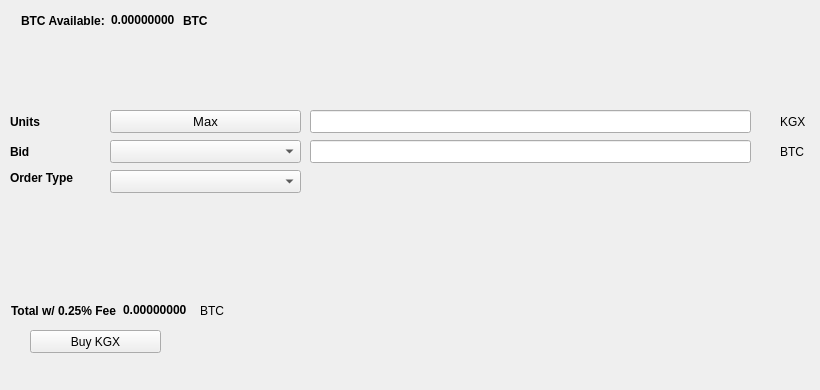
   <widget class="QWidget" name="BuyTab">
    <attribute name="title">
     <string>Buy</string>
    </attribute>
    <widget class="QPushButton" name="BuyKGX">
     <property name="geometry">
      <rect>
       <x>30</x>
       <y>330</y>
       <width>131</width>
       <height>23</height>
      </rect>
     </property>
     <property name="text">
      <string>Buy KGX</string>
     </property>
     <property name="icon">
      <iconset resource="../kingston.qrc">
       <normaloff>:/icons/bitcoin</normaloff>:/icons/bitcoin</iconset>
     </property>
    </widget>
    <widget class="QLabel" name="label_3">
     <property name="geometry">
      <rect>
       <x>10</x>
       <y>110</y>
       <width>46</width>
       <height>23</height>
      </rect>
     </property>
     <property name="font">
      <font>
       <weight>75</weight>
       <bold>true</bold>
      </font>
     </property>
     <property name="text">
      <string>Units</string>
     </property>
    </widget>
    <widget class="QLineEdit" name="UnitsInput">
     <property name="geometry">
      <rect>
       <x>310</x>
       <y>110</y>
       <width>441</width>
       <height>23</height>
      </rect>
     </property>
     <property name="font">
      <font>
       <pointsize>9</pointsize>
       <weight>75</weight>
       <bold>true</bold>
      </font>
     </property>
    </widget>
    <widget class="QLineEdit" name="BuyBidPriceEdit">
     <property name="geometry">
      <rect>
       <x>310</x>
       <y>140</y>
       <width>441</width>
       <height>23</height>
      </rect>
     </property>
     <property name="font">
      <font>
       <pointsize>9</pointsize>
       <weight>75</weight>
       <bold>true</bold>
      </font>
     </property>
    </widget>
    <widget class="QLabel" name="label_4">
     <property name="geometry">
      <rect>
       <x>780</x>
       <y>110</y>
       <width>31</width>
       <height>23</height>
      </rect>
     </property>
     <property name="text">
      <string>KGX</string>
     </property>
    </widget>
    <widget class="QLabel" name="label_5">
     <property name="geometry">
      <rect>
       <x>780</x>
       <y>140</y>
       <width>31</width>
       <height>23</height>
      </rect>
     </property>
     <property name="text">
      <string>BTC</string>
     </property>
    </widget>
    <widget class="QLabel" name="label_6">
     <property name="geometry">
      <rect>
       <x>10</x>
       <y>140</y>
       <width>46</width>
       <height>23</height>
      </rect>
     </property>
     <property name="font">
      <font>
       <weight>75</weight>
       <bold>true</bold>
      </font>
     </property>
     <property name="text">
      <string>Bid</string>
     </property>
    </widget>
    <widget class="QLabel" name="label_7">
     <property name="geometry">
      <rect>
       <x>10</x>
       <y>170</y>
       <width>91</width>
       <height>16</height>
      </rect>
     </property>
     <property name="font">
      <font>
       <weight>75</weight>
       <bold>true</bold>
      </font>
     </property>
     <property name="text">
      <string>Order Type</string>
     </property>
    </widget>
    <widget class="QPushButton" name="Buy_Max_Amount">
     <property name="geometry">
      <rect>
       <x>110</x>
       <y>110</y>
       <width>191</width>
       <height>23</height>
      </rect>
     </property>
     <property name="font">
      <font>
       <pointsize>10</pointsize>
      </font>
     </property>
     <property name="text">
      <string>Max</string>
     </property>
    </widget>
    <widget class="QComboBox" name="BuyBidcomboBox">
     <property name="geometry">
      <rect>
       <x>110</x>
       <y>140</y>
       <width>191</width>
       <height>23</height>
      </rect>
     </property>
     <property name="font">
      <font>
       <pointsize>10</pointsize>
      </font>
     </property>
    </widget>
    <widget class="QComboBox" name="buyOrdertypeCombo">
     <property name="geometry">
      <rect>
       <x>110</x>
       <y>170</y>
       <width>191</width>
       <height>23</height>
      </rect>
     </property>
     <property name="font">
      <font>
       <pointsize>10</pointsize>
      </font>
     </property>
    </widget>
    <widget class="QWidget" name="layoutWidget1">
     <property name="geometry">
      <rect>
       <x>21</x>
       <y>11</y>
       <width>227</width>
       <height>19</height>
      </rect>
     </property>
     <layout class="QHBoxLayout" name="horizontalLayout_3">
      <item>
       <widget class="QLabel" name="label232">
        <property name="font">
         <font>
          <weight>75</weight>
          <bold>true</bold>
         </font>
        </property>
        <property name="text">
         <string>BTC Available:</string>
        </property>
       </widget>
      </item>
      <item>
       <widget class="QLabel" name="BtcAvailableLbl">
        <property name="palette">
         <palette>
          <active>
           <colorrole role="WindowText">
            <brush brushstyle="SolidPattern">
             <color alpha="255">
              <red>0</red>
              <green>0</green>
              <blue>0</blue>
             </color>
            </brush>
           </colorrole>
           <colorrole role="Button">
            <brush brushstyle="SolidPattern">
             <color alpha="255">
              <red>0</red>
              <green>170</green>
              <blue>0</blue>
             </color>
            </brush>
           </colorrole>
           <colorrole role="Light">
            <brush brushstyle="SolidPattern">
             <color alpha="255">
              <red>0</red>
              <green>255</green>
              <blue>0</blue>
             </color>
            </brush>
           </colorrole>
           <colorrole role="Midlight">
            <brush brushstyle="SolidPattern">
             <color alpha="255">
              <red>0</red>
              <green>212</green>
              <blue>0</blue>
             </color>
            </brush>
           </colorrole>
           <colorrole role="Dark">
            <brush brushstyle="SolidPattern">
             <color alpha="255">
              <red>0</red>
              <green>85</green>
              <blue>0</blue>
             </color>
            </brush>
           </colorrole>
           <colorrole role="Mid">
            <brush brushstyle="SolidPattern">
             <color alpha="255">
              <red>0</red>
              <green>113</green>
              <blue>0</blue>
             </color>
            </brush>
           </colorrole>
           <colorrole role="Text">
            <brush brushstyle="SolidPattern">
             <color alpha="255">
              <red>0</red>
              <green>170</green>
              <blue>0</blue>
             </color>
            </brush>
           </colorrole>
           <colorrole role="BrightText">
            <brush brushstyle="SolidPattern">
             <color alpha="255">
              <red>255</red>
              <green>255</green>
              <blue>255</blue>
             </color>
            </brush>
           </colorrole>
           <colorrole role="ButtonText">
            <brush brushstyle="SolidPattern">
             <color alpha="255">
              <red>0</red>
              <green>0</green>
              <blue>0</blue>
             </color>
            </brush>
           </colorrole>
           <colorrole role="Base">
            <brush brushstyle="SolidPattern">
             <color alpha="255">
              <red>255</red>
              <green>255</green>
              <blue>255</blue>
             </color>
            </brush>
           </colorrole>
           <colorrole role="Window">
            <brush brushstyle="SolidPattern">
             <color alpha="255">
              <red>0</red>
              <green>170</green>
              <blue>0</blue>
             </color>
            </brush>
           </colorrole>
           <colorrole role="Shadow">
            <brush brushstyle="SolidPattern">
             <color alpha="255">
              <red>0</red>
              <green>0</green>
              <blue>0</blue>
             </color>
            </brush>
           </colorrole>
           <colorrole role="AlternateBase">
            <brush brushstyle="SolidPattern">
             <color alpha="255">
              <red>127</red>
              <green>212</green>
              <blue>127</blue>
             </color>
            </brush>
           </colorrole>
           <colorrole role="ToolTipBase">
            <brush brushstyle="SolidPattern">
             <color alpha="255">
              <red>255</red>
              <green>255</green>
              <blue>220</blue>
             </color>
            </brush>
           </colorrole>
           <colorrole role="ToolTipText">
            <brush brushstyle="SolidPattern">
             <color alpha="255">
              <red>0</red>
              <green>0</green>
              <blue>0</blue>
             </color>
            </brush>
           </colorrole>
          </active>
          <inactive>
           <colorrole role="WindowText">
            <brush brushstyle="SolidPattern">
             <color alpha="255">
              <red>0</red>
              <green>0</green>
              <blue>0</blue>
             </color>
            </brush>
           </colorrole>
           <colorrole role="Button">
            <brush brushstyle="SolidPattern">
             <color alpha="255">
              <red>0</red>
              <green>170</green>
              <blue>0</blue>
             </color>
            </brush>
           </colorrole>
           <colorrole role="Light">
            <brush brushstyle="SolidPattern">
             <color alpha="255">
              <red>0</red>
              <green>255</green>
              <blue>0</blue>
             </color>
            </brush>
           </colorrole>
           <colorrole role="Midlight">
            <brush brushstyle="SolidPattern">
             <color alpha="255">
              <red>0</red>
              <green>212</green>
              <blue>0</blue>
             </color>
            </brush>
           </colorrole>
           <colorrole role="Dark">
            <brush brushstyle="SolidPattern">
             <color alpha="255">
              <red>0</red>
              <green>85</green>
              <blue>0</blue>
             </color>
            </brush>
           </colorrole>
           <colorrole role="Mid">
            <brush brushstyle="SolidPattern">
             <color alpha="255">
              <red>0</red>
              <green>113</green>
              <blue>0</blue>
             </color>
            </brush>
           </colorrole>
           <colorrole role="Text">
            <brush brushstyle="SolidPattern">
             <color alpha="255">
              <red>0</red>
              <green>170</green>
              <blue>0</blue>
             </color>
            </brush>
           </colorrole>
           <colorrole role="BrightText">
            <brush brushstyle="SolidPattern">
             <color alpha="255">
              <red>255</red>
              <green>255</green>
              <blue>255</blue>
             </color>
            </brush>
           </colorrole>
           <colorrole role="ButtonText">
            <brush brushstyle="SolidPattern">
             <color alpha="255">
              <red>0</red>
              <green>0</green>
              <blue>0</blue>
             </color>
            </brush>
           </colorrole>
           <colorrole role="Base">
            <brush brushstyle="SolidPattern">
             <color alpha="255">
              <red>255</red>
              <green>255</green>
              <blue>255</blue>
             </color>
            </brush>
           </colorrole>
           <colorrole role="Window">
            <brush brushstyle="SolidPattern">
             <color alpha="255">
              <red>0</red>
              <green>170</green>
              <blue>0</blue>
             </color>
            </brush>
           </colorrole>
           <colorrole role="Shadow">
            <brush brushstyle="SolidPattern">
             <color alpha="255">
              <red>0</red>
              <green>0</green>
              <blue>0</blue>
             </color>
            </brush>
           </colorrole>
           <colorrole role="AlternateBase">
            <brush brushstyle="SolidPattern">
             <color alpha="255">
              <red>127</red>
              <green>212</green>
              <blue>127</blue>
             </color>
            </brush>
           </colorrole>
           <colorrole role="ToolTipBase">
            <brush brushstyle="SolidPattern">
             <color alpha="255">
              <red>255</red>
              <green>255</green>
              <blue>220</blue>
             </color>
            </brush>
           </colorrole>
           <colorrole role="ToolTipText">
            <brush brushstyle="SolidPattern">
             <color alpha="255">
              <red>0</red>
              <green>0</green>
              <blue>0</blue>
             </color>
            </brush>
           </colorrole>
          </inactive>
          <disabled>
           <colorrole role="WindowText">
            <brush brushstyle="SolidPattern">
             <color alpha="255">
              <red>0</red>
              <green>85</green>
              <blue>0</blue>
             </color>
            </brush>
           </colorrole>
           <colorrole role="Button">
            <brush brushstyle="SolidPattern">
             <color alpha="255">
              <red>0</red>
              <green>170</green>
              <blue>0</blue>
             </color>
            </brush>
           </colorrole>
           <colorrole role="Light">
            <brush brushstyle="SolidPattern">
             <color alpha="255">
              <red>0</red>
              <green>255</green>
              <blue>0</blue>
             </color>
            </brush>
           </colorrole>
           <colorrole role="Midlight">
            <brush brushstyle="SolidPattern">
             <color alpha="255">
              <red>0</red>
              <green>212</green>
              <blue>0</blue>
             </color>
            </brush>
           </colorrole>
           <colorrole role="Dark">
            <brush brushstyle="SolidPattern">
             <color alpha="255">
              <red>0</red>
              <green>85</green>
              <blue>0</blue>
             </color>
            </brush>
           </colorrole>
           <colorrole role="Mid">
            <brush brushstyle="SolidPattern">
             <color alpha="255">
              <red>0</red>
              <green>113</green>
              <blue>0</blue>
             </color>
            </brush>
           </colorrole>
           <colorrole role="Text">
            <brush brushstyle="SolidPattern">
             <color alpha="255">
              <red>0</red>
              <green>85</green>
              <blue>0</blue>
             </color>
            </brush>
           </colorrole>
           <colorrole role="BrightText">
            <brush brushstyle="SolidPattern">
             <color alpha="255">
              <red>255</red>
              <green>255</green>
              <blue>255</blue>
             </color>
            </brush>
           </colorrole>
           <colorrole role="ButtonText">
            <brush brushstyle="SolidPattern">
             <color alpha="255">
              <red>0</red>
              <green>85</green>
              <blue>0</blue>
             </color>
            </brush>
           </colorrole>
           <colorrole role="Base">
            <brush brushstyle="SolidPattern">
             <color alpha="255">
              <red>0</red>
              <green>170</green>
              <blue>0</blue>
             </color>
            </brush>
           </colorrole>
           <colorrole role="Window">
            <brush brushstyle="SolidPattern">
             <color alpha="255">
              <red>0</red>
              <green>170</green>
              <blue>0</blue>
             </color>
            </brush>
           </colorrole>
           <colorrole role="Shadow">
            <brush brushstyle="SolidPattern">
             <color alpha="255">
              <red>0</red>
              <green>0</green>
              <blue>0</blue>
             </color>
            </brush>
           </colorrole>
           <colorrole role="AlternateBase">
            <brush brushstyle="SolidPattern">
             <color alpha="255">
              <red>0</red>
              <green>170</green>
              <blue>0</blue>
             </color>
            </brush>
           </colorrole>
           <colorrole role="ToolTipBase">
            <brush brushstyle="SolidPattern">
             <color alpha="255">
              <red>255</red>
              <green>255</green>
              <blue>220</blue>
             </color>
            </brush>
           </colorrole>
           <colorrole role="ToolTipText">
            <brush brushstyle="SolidPattern">
             <color alpha="255">
              <red>0</red>
              <green>0</green>
              <blue>0</blue>
             </color>
            </brush>
           </colorrole>
          </disabled>
         </palette>
        </property>
        <property name="font">
         <font>
          <weight>75</weight>
          <bold>true</bold>
         </font>
        </property>
        <property name="text">
         <string>0.00000000</string>
        </property>
        <property name="textInteractionFlags">
         <set>Qt::LinksAccessibleByMouse|Qt::TextSelectableByKeyboard|Qt::TextSelectableByMouse</set>
        </property>
       </widget>
      </item>
      <item>
       <widget class="QLabel" name="BtcAvailableLbl_2">
        <property name="font">
         <font>
          <weight>75</weight>
          <bold>true</bold>
         </font>
        </property>
        <property name="text">
         <string>BTC</string>
        </property>
       </widget>
      </item>
     </layout>
    </widget>
    <widget class="QWidget" name="layoutWidge2">
     <property name="geometry">
      <rect>
       <x>11</x>
       <y>301</y>
       <width>259</width>
       <height>19</height>
      </rect>
     </property>
     <layout class="QHBoxLayout" name="horizontalLayout_4">
      <item>
       <widget class="QLabel" name="label_9">
        <property name="font">
         <font>
          <weight>75</weight>
          <bold>true</bold>
         </font>
        </property>
        <property name="text">
         <string>Total w/ 0.25% Fee</string>
        </property>
       </widget>
      </item>
      <item>
       <widget class="QLabel" name="BuyCostLabel">
        <property name="palette">
         <palette>
          <active>
           <colorrole role="WindowText">
            <brush brushstyle="SolidPattern">
             <color alpha="255">
              <red>0</red>
              <green>0</green>
              <blue>0</blue>
             </color>
            </brush>
           </colorrole>
           <colorrole role="Button">
            <brush brushstyle="SolidPattern">
             <color alpha="255">
              <red>0</red>
              <green>170</green>
              <blue>0</blue>
             </color>
            </brush>
           </colorrole>
           <colorrole role="Light">
            <brush brushstyle="SolidPattern">
             <color alpha="255">
              <red>0</red>
              <green>255</green>
              <blue>0</blue>
             </color>
            </brush>
           </colorrole>
           <colorrole role="Midlight">
            <brush brushstyle="SolidPattern">
             <color alpha="255">
              <red>0</red>
              <green>212</green>
              <blue>0</blue>
             </color>
            </brush>
           </colorrole>
           <colorrole role="Dark">
            <brush brushstyle="SolidPattern">
             <color alpha="255">
              <red>0</red>
              <green>85</green>
              <blue>0</blue>
             </color>
            </brush>
           </colorrole>
           <colorrole role="Mid">
            <brush brushstyle="SolidPattern">
             <color alpha="255">
              <red>0</red>
              <green>113</green>
              <blue>0</blue>
             </color>
            </brush>
           </colorrole>
           <colorrole role="Text">
            <brush brushstyle="SolidPattern">
             <color alpha="255">
              <red>0</red>
              <green>170</green>
              <blue>0</blue>
             </color>
            </brush>
           </colorrole>
           <colorrole role="BrightText">
            <brush brushstyle="SolidPattern">
             <color alpha="255">
              <red>255</red>
              <green>255</green>
              <blue>255</blue>
             </color>
            </brush>
           </colorrole>
           <colorrole role="ButtonText">
            <brush brushstyle="SolidPattern">
             <color alpha="255">
              <red>0</red>
              <green>0</green>
              <blue>0</blue>
             </color>
            </brush>
           </colorrole>
           <colorrole role="Base">
            <brush brushstyle="SolidPattern">
             <color alpha="255">
              <red>255</red>
              <green>255</green>
              <blue>255</blue>
             </color>
            </brush>
           </colorrole>
           <colorrole role="Window">
            <brush brushstyle="SolidPattern">
             <color alpha="255">
              <red>0</red>
              <green>170</green>
              <blue>0</blue>
             </color>
            </brush>
           </colorrole>
           <colorrole role="Shadow">
            <brush brushstyle="SolidPattern">
             <color alpha="255">
              <red>0</red>
              <green>0</green>
              <blue>0</blue>
             </color>
            </brush>
           </colorrole>
           <colorrole role="AlternateBase">
            <brush brushstyle="SolidPattern">
             <color alpha="255">
              <red>127</red>
              <green>212</green>
              <blue>127</blue>
             </color>
            </brush>
           </colorrole>
           <colorrole role="ToolTipBase">
            <brush brushstyle="SolidPattern">
             <color alpha="255">
              <red>255</red>
              <green>255</green>
              <blue>220</blue>
             </color>
            </brush>
           </colorrole>
           <colorrole role="ToolTipText">
            <brush brushstyle="SolidPattern">
             <color alpha="255">
              <red>0</red>
              <green>0</green>
              <blue>0</blue>
             </color>
            </brush>
           </colorrole>
          </active>
          <inactive>
           <colorrole role="WindowText">
            <brush brushstyle="SolidPattern">
             <color alpha="255">
              <red>0</red>
              <green>0</green>
              <blue>0</blue>
             </color>
            </brush>
           </colorrole>
           <colorrole role="Button">
            <brush brushstyle="SolidPattern">
             <color alpha="255">
              <red>0</red>
              <green>170</green>
              <blue>0</blue>
             </color>
            </brush>
           </colorrole>
           <colorrole role="Light">
            <brush brushstyle="SolidPattern">
             <color alpha="255">
              <red>0</red>
              <green>255</green>
              <blue>0</blue>
             </color>
            </brush>
           </colorrole>
           <colorrole role="Midlight">
            <brush brushstyle="SolidPattern">
             <color alpha="255">
              <red>0</red>
              <green>212</green>
              <blue>0</blue>
             </color>
            </brush>
           </colorrole>
           <colorrole role="Dark">
            <brush brushstyle="SolidPattern">
             <color alpha="255">
              <red>0</red>
              <green>85</green>
              <blue>0</blue>
             </color>
            </brush>
           </colorrole>
           <colorrole role="Mid">
            <brush brushstyle="SolidPattern">
             <color alpha="255">
              <red>0</red>
              <green>113</green>
              <blue>0</blue>
             </color>
            </brush>
           </colorrole>
           <colorrole role="Text">
            <brush brushstyle="SolidPattern">
             <color alpha="255">
              <red>0</red>
              <green>170</green>
              <blue>0</blue>
             </color>
            </brush>
           </colorrole>
           <colorrole role="BrightText">
            <brush brushstyle="SolidPattern">
             <color alpha="255">
              <red>255</red>
              <green>255</green>
              <blue>255</blue>
             </color>
            </brush>
           </colorrole>
           <colorrole role="ButtonText">
            <brush brushstyle="SolidPattern">
             <color alpha="255">
              <red>0</red>
              <green>0</green>
              <blue>0</blue>
             </color>
            </brush>
           </colorrole>
           <colorrole role="Base">
            <brush brushstyle="SolidPattern">
             <color alpha="255">
              <red>255</red>
              <green>255</green>
              <blue>255</blue>
             </color>
            </brush>
           </colorrole>
           <colorrole role="Window">
            <brush brushstyle="SolidPattern">
             <color alpha="255">
              <red>0</red>
              <green>170</green>
              <blue>0</blue>
             </color>
            </brush>
           </colorrole>
           <colorrole role="Shadow">
            <brush brushstyle="SolidPattern">
             <color alpha="255">
              <red>0</red>
              <green>0</green>
              <blue>0</blue>
             </color>
            </brush>
           </colorrole>
           <colorrole role="AlternateBase">
            <brush brushstyle="SolidPattern">
             <color alpha="255">
              <red>127</red>
              <green>212</green>
              <blue>127</blue>
             </color>
            </brush>
           </colorrole>
           <colorrole role="ToolTipBase">
            <brush brushstyle="SolidPattern">
             <color alpha="255">
              <red>255</red>
              <green>255</green>
              <blue>220</blue>
             </color>
            </brush>
           </colorrole>
           <colorrole role="ToolTipText">
            <brush brushstyle="SolidPattern">
             <color alpha="255">
              <red>0</red>
              <green>0</green>
              <blue>0</blue>
             </color>
            </brush>
           </colorrole>
          </inactive>
          <disabled>
           <colorrole role="WindowText">
            <brush brushstyle="SolidPattern">
             <color alpha="255">
              <red>0</red>
              <green>85</green>
              <blue>0</blue>
             </color>
            </brush>
           </colorrole>
           <colorrole role="Button">
            <brush brushstyle="SolidPattern">
             <color alpha="255">
              <red>0</red>
              <green>170</green>
              <blue>0</blue>
             </color>
            </brush>
           </colorrole>
           <colorrole role="Light">
            <brush brushstyle="SolidPattern">
             <color alpha="255">
              <red>0</red>
              <green>255</green>
              <blue>0</blue>
             </color>
            </brush>
           </colorrole>
           <colorrole role="Midlight">
            <brush brushstyle="SolidPattern">
             <color alpha="255">
              <red>0</red>
              <green>212</green>
              <blue>0</blue>
             </color>
            </brush>
           </colorrole>
           <colorrole role="Dark">
            <brush brushstyle="SolidPattern">
             <color alpha="255">
              <red>0</red>
              <green>85</green>
              <blue>0</blue>
             </color>
            </brush>
           </colorrole>
           <colorrole role="Mid">
            <brush brushstyle="SolidPattern">
             <color alpha="255">
              <red>0</red>
              <green>113</green>
              <blue>0</blue>
             </color>
            </brush>
           </colorrole>
           <colorrole role="Text">
            <brush brushstyle="SolidPattern">
             <color alpha="255">
              <red>0</red>
              <green>85</green>
              <blue>0</blue>
             </color>
            </brush>
           </colorrole>
           <colorrole role="BrightText">
            <brush brushstyle="SolidPattern">
             <color alpha="255">
              <red>255</red>
              <green>255</green>
              <blue>255</blue>
             </color>
            </brush>
           </colorrole>
           <colorrole role="ButtonText">
            <brush brushstyle="SolidPattern">
             <color alpha="255">
              <red>0</red>
              <green>85</green>
              <blue>0</blue>
             </color>
            </brush>
           </colorrole>
           <colorrole role="Base">
            <brush brushstyle="SolidPattern">
             <color alpha="255">
              <red>0</red>
              <green>170</green>
              <blue>0</blue>
             </color>
            </brush>
           </colorrole>
           <colorrole role="Window">
            <brush brushstyle="SolidPattern">
             <color alpha="255">
              <red>0</red>
              <green>170</green>
              <blue>0</blue>
             </color>
            </brush>
           </colorrole>
           <colorrole role="Shadow">
            <brush brushstyle="SolidPattern">
             <color alpha="255">
              <red>0</red>
              <green>0</green>
              <blue>0</blue>
             </color>
            </brush>
           </colorrole>
           <colorrole role="AlternateBase">
            <brush brushstyle="SolidPattern">
             <color alpha="255">
              <red>0</red>
              <green>170</green>
              <blue>0</blue>
             </color>
            </brush>
           </colorrole>
           <colorrole role="ToolTipBase">
            <brush brushstyle="SolidPattern">
             <color alpha="255">
              <red>255</red>
              <green>255</green>
              <blue>220</blue>
             </color>
            </brush>
           </colorrole>
           <colorrole role="ToolTipText">
            <brush brushstyle="SolidPattern">
             <color alpha="255">
              <red>0</red>
              <green>0</green>
              <blue>0</blue>
             </color>
            </brush>
           </colorrole>
          </disabled>
         </palette>
        </property>
        <property name="font">
         <font>
          <weight>75</weight>
          <bold>true</bold>
         </font>
        </property>
        <property name="autoFillBackground">
         <bool>false</bool>
        </property>
        <property name="text">
         <string>0.00000000</string>
        </property>
        <property name="textInteractionFlags">
         <set>Qt::LinksAccessibleByMouse|Qt::TextSelectableByMouse</set>
        </property>
       </widget>
      </item>
      <item>
       <widget class="QLabel" name="label_10">
        <property name="font">
         <font>
          <weight>50</weight>
          <bold>false</bold>
         </font>
        </property>
        <property name="text">
         <string>BTC</string>
        </property>
       </widget>
      </item>
     </layout>
    </widget>
    <widget class="QLabel" name="label_24">
     <property name="geometry">
      <rect>
       <x>460</x>
       <y>300</y>
       <width>281</width>
       <height>81</height>
      </rect>
     </property>
     <property name="text">
      <string/>
     </property>
     <property name="pixmap">
      <pixmap>:/images/bittrex</pixmap>
     </property>
    </widget>
   </widget>
